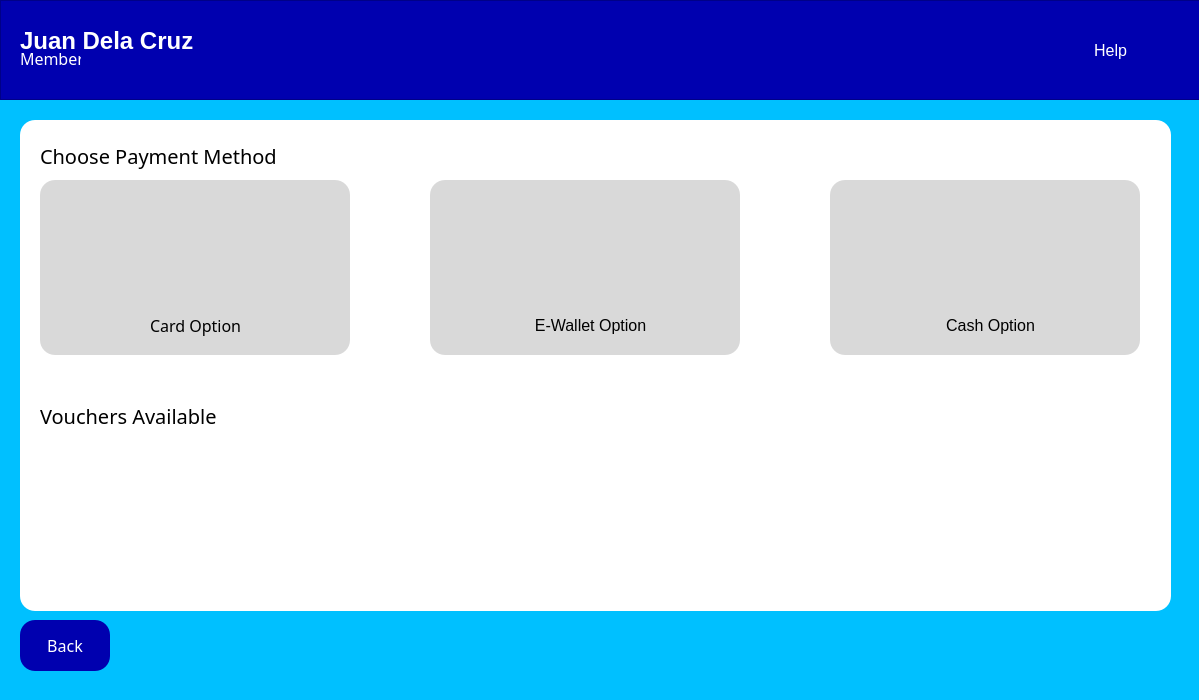
<?xml version="1.0" encoding="UTF-8"?>
<ui version="4.0">
 <class>MainWindow</class>
 <widget class="QMainWindow" name="MainWindow">
  <property name="geometry">
   <rect>
    <x>0</x>
    <y>0</y>
    <width>1199</width>
    <height>700</height>
   </rect>
  </property>
  <property name="windowTitle">
   <string>MainWindow</string>
  </property>
  <property name="styleSheet">
   <string notr="true">#centralwidget{
	background-color:#00C0FF;
}</string>
  </property>
  <widget class="QWidget" name="centralwidget">
   <widget class="QFrame" name="navigationFrame">
    <property name="geometry">
     <rect>
      <x>0</x>
      <y>0</y>
      <width>1200</width>
      <height>100</height>
     </rect>
    </property>
    <property name="styleSheet">
     <string notr="true">#navigationFrame{
	background-color:#0000AF;
}</string>
    </property>
    <property name="frameShape">
     <enum>QFrame::StyledPanel</enum>
    </property>
    <property name="frameShadow">
     <enum>QFrame::Raised</enum>
    </property>
    <widget class="QLabel" name="nameOutput">
     <property name="geometry">
      <rect>
       <x>20</x>
       <y>30</y>
       <width>181</width>
       <height>21</height>
      </rect>
     </property>
     <property name="styleSheet">
      <string notr="true">#nameOutput{
	font-weight:bold;
	font-size:24px;
	color:#fff;
}</string>
     </property>
     <property name="text">
      <string>Juan Dela Cruz</string>
     </property>
    </widget>
    <widget class="QLabel" name="roleOutput">
     <property name="geometry">
      <rect>
       <x>20</x>
       <y>50</y>
       <width>61</width>
       <height>16</height>
      </rect>
     </property>
     <property name="styleSheet">
      <string notr="true">#roleOutput{
	font-size:16px;
	font-family:Montserrat;
	color:#fff;
}</string>
     </property>
     <property name="text">
      <string>Member</string>
     </property>
    </widget>
    <widget class="QPushButton" name="helpPushButton">
     <property name="geometry">
      <rect>
       <x>1060</x>
       <y>30</y>
       <width>101</width>
       <height>41</height>
      </rect>
     </property>
     <property name="styleSheet">
      <string notr="true">#helpPushButton{
	background-color:none;
	border:none;
	color:#fff;
	font-size:16px;
}</string>
     </property>
     <property name="text">
      <string>Help</string>
     </property>
    </widget>
   </widget>
   <widget class="QPushButton" name="checkOutPushButton">
    <property name="geometry">
     <rect>
      <x>20</x>
      <y>620</y>
      <width>90</width>
      <height>51</height>
     </rect>
    </property>
    <property name="styleSheet">
     <string notr="true">#checkOutPushButton{
	background-color:#0000AF;
	border-radius:15px;
	font-size:16px;
	font-family:Montserrat;
	color:#fff;
}</string>
    </property>
    <property name="text">
     <string>Back</string>
    </property>
   </widget>
   <widget class="QFrame" name="helpViewFrame">
    <property name="geometry">
     <rect>
      <x>20</x>
      <y>120</y>
      <width>1151</width>
      <height>491</height>
     </rect>
    </property>
    <property name="styleSheet">
     <string notr="true">#helpViewFrame{
	background-color:#fff;
	border-radius:15px;
}</string>
    </property>
    <property name="frameShape">
     <enum>QFrame::StyledPanel</enum>
    </property>
    <property name="frameShadow">
     <enum>QFrame::Raised</enum>
    </property>
    <widget class="QLabel" name="paymentLabel">
     <property name="geometry">
      <rect>
       <x>20</x>
       <y>20</y>
       <width>251</width>
       <height>31</height>
      </rect>
     </property>
     <property name="styleSheet">
      <string notr="true">#paymentLabel{
	font-size:20px;
	font-family:Montserrat;
}</string>
     </property>
     <property name="text">
      <string>Choose Payment Method</string>
     </property>
    </widget>
    <widget class="QPushButton" name="cardPushButton">
     <property name="geometry">
      <rect>
       <x>20</x>
       <y>60</y>
       <width>310</width>
       <height>175</height>
      </rect>
     </property>
     <property name="styleSheet">
      <string notr="true">#cardPushButton{
	border-radius:15px;
	background-color:#D9D9D9;
}</string>
     </property>
     <property name="text">
      <string/>
     </property>
    </widget>
    <widget class="QPushButton" name="eWalletPushButton">
     <property name="geometry">
      <rect>
       <x>410</x>
       <y>60</y>
       <width>310</width>
       <height>175</height>
      </rect>
     </property>
     <property name="styleSheet">
      <string notr="true">#eWalletPushButton{
	border-radius:15px;
	background-color:#D9D9D9;
}</string>
     </property>
     <property name="text">
      <string/>
     </property>
    </widget>
    <widget class="QPushButton" name="cashPushButton">
     <property name="geometry">
      <rect>
       <x>810</x>
       <y>60</y>
       <width>310</width>
       <height>175</height>
      </rect>
     </property>
     <property name="styleSheet">
      <string notr="true">#cashPushButton{
	border-radius:15px;
	background-color:#D9D9D9;
}</string>
     </property>
     <property name="text">
      <string/>
     </property>
    </widget>
    <widget class="QLabel" name="cardLabel">
     <property name="geometry">
      <rect>
       <x>130</x>
       <y>190</y>
       <width>91</width>
       <height>31</height>
      </rect>
     </property>
     <property name="styleSheet">
      <string notr="true">#cardLabel{
	font-size:16px;
	font-family:Montserrat;
}</string>
     </property>
     <property name="text">
      <string>&lt;html&gt;&lt;head/&gt;&lt;body&gt;&lt;p align=&quot;center&quot;&gt;&lt;span style=&quot; font-size:12pt;&quot;&gt;Card Option&lt;/span&gt;&lt;/p&gt;&lt;/body&gt;&lt;/html&gt;</string>
     </property>
    </widget>
    <widget class="QLabel" name="eWalletLabel">
     <property name="geometry">
      <rect>
       <x>510</x>
       <y>190</y>
       <width>121</width>
       <height>31</height>
      </rect>
     </property>
     <property name="styleSheet">
      <string notr="true">#cardLabel{
	font-size:16px;
	font-family:Montserrat;
}</string>
     </property>
     <property name="text">
      <string>&lt;html&gt;&lt;head/&gt;&lt;body&gt;&lt;p align=&quot;center&quot;&gt;&lt;span style=&quot; font-size:12pt;&quot;&gt;E-Wallet Option&lt;/span&gt;&lt;/p&gt;&lt;/body&gt;&lt;/html&gt;</string>
     </property>
    </widget>
    <widget class="QLabel" name="cashLabel">
     <property name="geometry">
      <rect>
       <x>910</x>
       <y>190</y>
       <width>121</width>
       <height>31</height>
      </rect>
     </property>
     <property name="styleSheet">
      <string notr="true">#cardLabel{
	font-size:16px;
	font-family:Montserrat;
}</string>
     </property>
     <property name="text">
      <string>&lt;html&gt;&lt;head/&gt;&lt;body&gt;&lt;p align=&quot;center&quot;&gt;&lt;span style=&quot; font-size:12pt;&quot;&gt;Cash Option&lt;/span&gt;&lt;/p&gt;&lt;/body&gt;&lt;/html&gt;</string>
     </property>
    </widget>
    <widget class="QLabel" name="voucherLabel">
     <property name="geometry">
      <rect>
       <x>20</x>
       <y>280</y>
       <width>251</width>
       <height>31</height>
      </rect>
     </property>
     <property name="styleSheet">
      <string notr="true">#voucherLabel{
	font-size:20px;
	font-family:Montserrat;
}</string>
     </property>
     <property name="text">
      <string>Vouchers Available</string>
     </property>
    </widget>
   </widget>
  </widget>
 </widget>
 <resources/>
 <connections/>
</ui>
